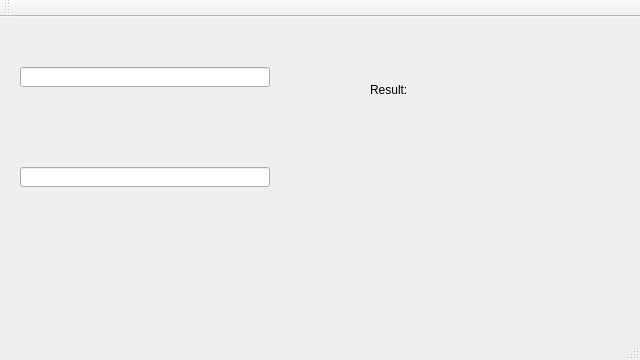
<?xml version="1.0" encoding="UTF-8"?>
<ui version="4.0">
 <class>Lab5Class</class>
 <widget class="QMainWindow" name="Lab5Class">
  <property name="geometry">
   <rect>
    <x>0</x>
    <y>0</y>
    <width>640</width>
    <height>360</height>
   </rect>
  </property>
  <property name="windowTitle">
   <string>Lab5</string>
  </property>
  <widget class="QWidget" name="centralWidget">
   <widget class="QWidget" name="outHeadWidget" native="true">
    <property name="geometry">
     <rect>
      <x>350</x>
      <y>50</y>
      <width>250</width>
      <height>250</height>
     </rect>
    </property>
    <widget class="QWidget" name="verticalLayoutWidget">
     <property name="geometry">
      <rect>
       <x>9</x>
       <y>5</y>
       <width>241</width>
       <height>241</height>
      </rect>
     </property>
     <layout class="QVBoxLayout" name="headLayout">
      <item>
       <widget class="QLabel" name="output">
        <property name="styleSheet">
         <string notr="true"/>
        </property>
        <property name="text">
         <string>Result:</string>
        </property>
        <property name="alignment">
         <set>Qt::AlignLeading|Qt::AlignLeft|Qt::AlignTop</set>
        </property>
        <property name="wordWrap">
         <bool>true</bool>
        </property>
       </widget>
      </item>
     </layout>
    </widget>
   </widget>
   <widget class="QLineEdit" name="input1">
    <property name="geometry">
     <rect>
      <x>20</x>
      <y>50</y>
      <width>250</width>
      <height>20</height>
     </rect>
    </property>
   </widget>
   <widget class="QLineEdit" name="input2">
    <property name="geometry">
     <rect>
      <x>20</x>
      <y>150</y>
      <width>250</width>
      <height>20</height>
     </rect>
    </property>
   </widget>
  </widget>
  <widget class="QToolBar" name="mainToolBar">
   <attribute name="toolBarArea">
    <enum>TopToolBarArea</enum>
   </attribute>
   <attribute name="toolBarBreak">
    <bool>false</bool>
   </attribute>
  </widget>
  <widget class="QStatusBar" name="statusBar"/>
 </widget>
 <layoutdefault spacing="6" margin="11"/>
 <resources>
  <include location="Lab5.qrc"/>
 </resources>
 <connections/>
</ui>
